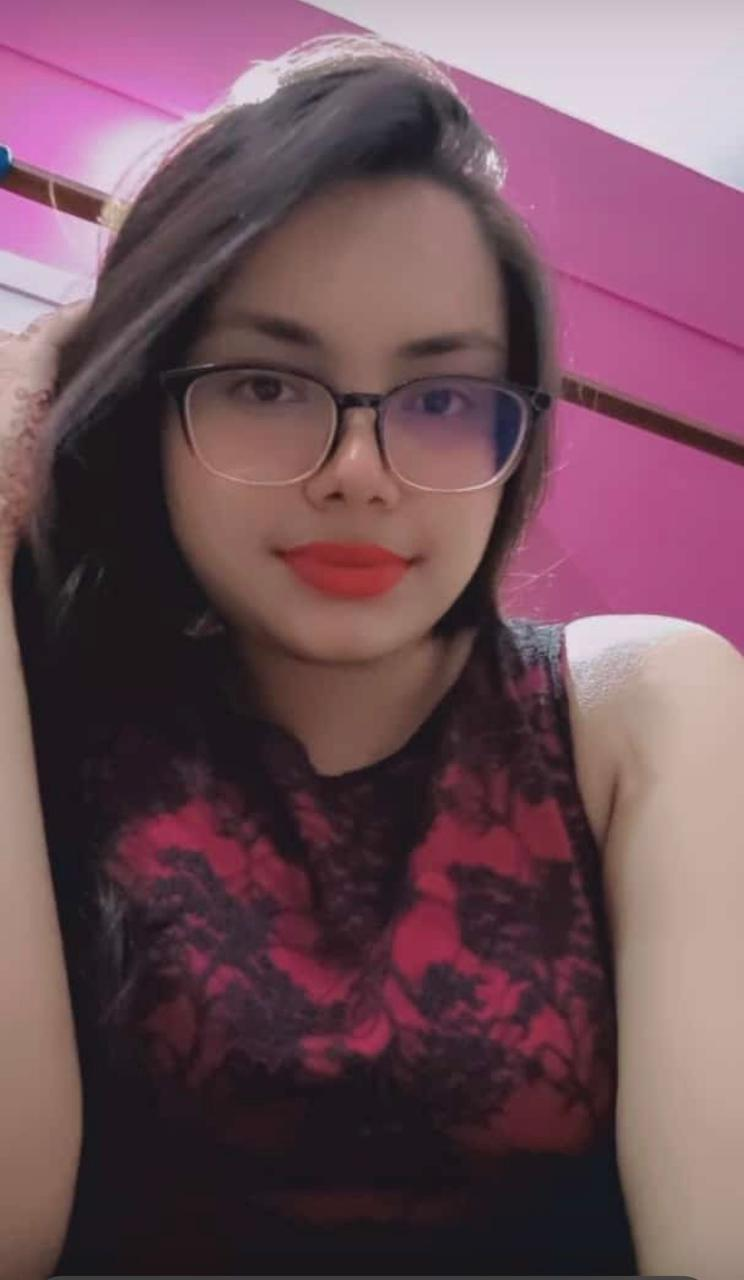
#> input picture sample4.jpg, 744 x 1280 px
$ python ex4.py
#> lines starting #> are read from the running program, lines starting #| are printed output that depends on the picture; after the words box and inside, x2 and y2 are one past the last pixel; in counts of white or black regions, pixels touching at a corner belong together
import cv2
#import imutils
img = cv2.imread("sample4.jpg")
#> img is the input picture: shape (1280, 744, 3); mean B, G, R 89.8, 79.4, 111.9
# [4 lines of commented-out code are left out]

grayImg = cv2.cvtColor(img,cv2.COLOR_BGR2GRAY)
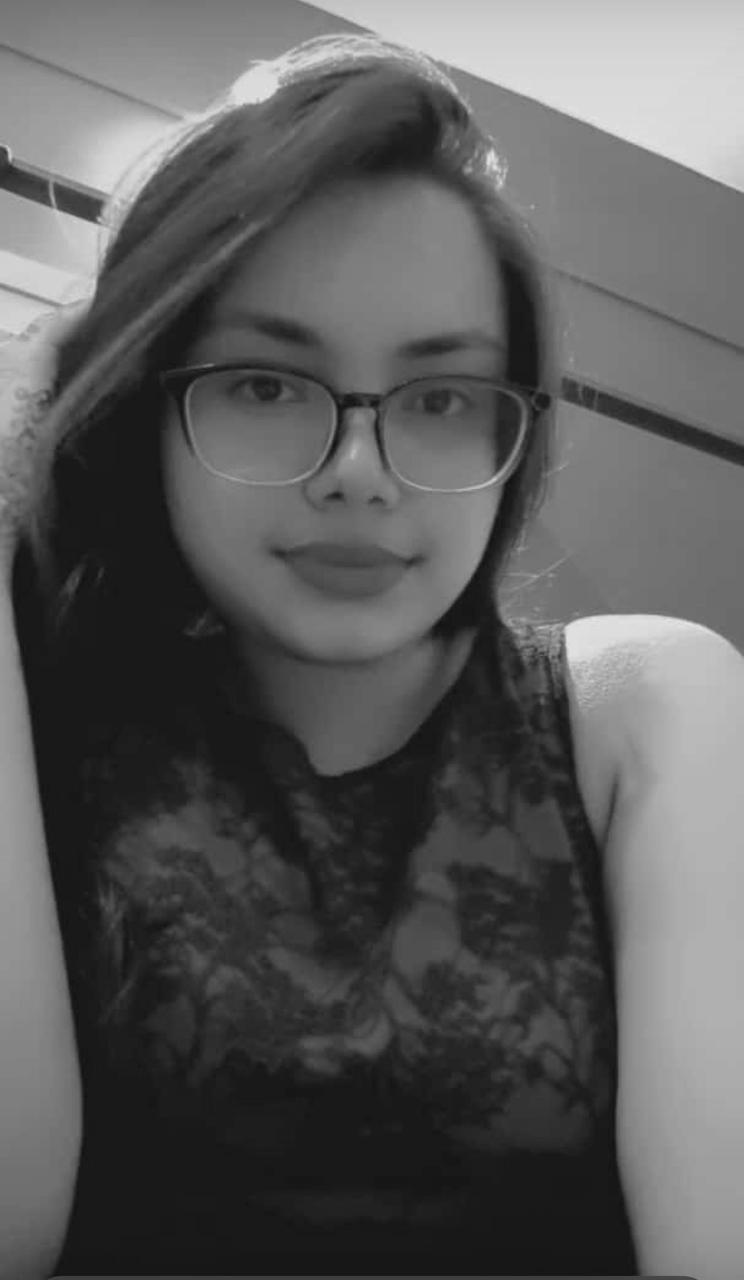
#> grayImg: shape (1280, 744); min 16, max 230, mean 90.3
thresImg = cv2.threshold(grayImg,80,225,cv2.THRESH_BINARY)[1]
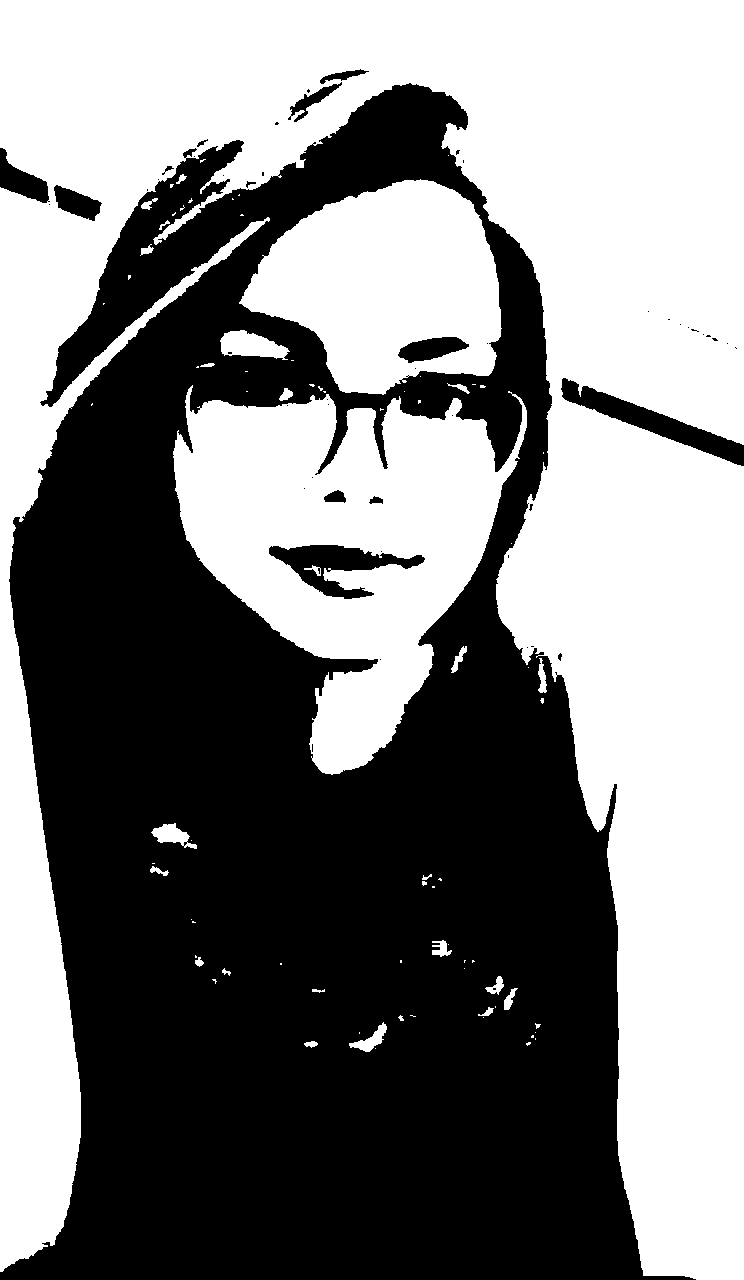
#> thresImg: shape (1280, 744); values 0 (black) and 225 (white), 50.6% white; 51 black regions (37 under 20 px), largest, box (x1, y1, x2, y2) and area: (0, 83, 696, 1280) 458103, (561, 378, 744, 466) 3845, (269, 545, 425, 599) 3486
cv2.imwrite("thresholdImage.jpg",thresImg)

$ run again, with image from Camera.jpg copied over sample4.jpg
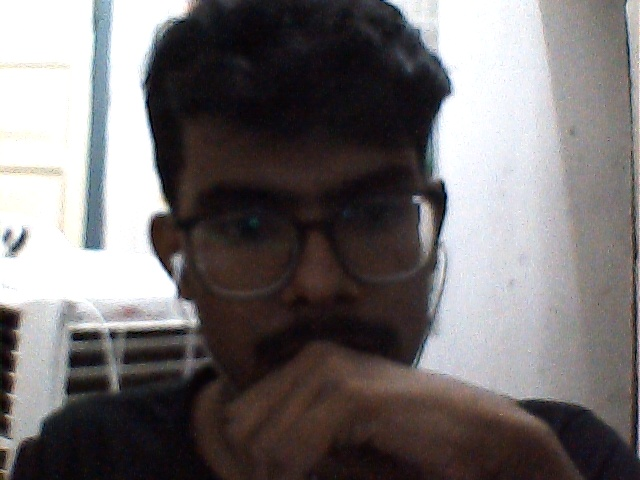
#> input picture image from Camera.jpg, 640 x 480 px
#> img is the input picture: shape (480, 640, 3); mean B, G, R 111.8, 111, 115.8
#> `thresImg = cv2.threshold(grayImg,80,225,cv2.THRESH_BINARY)[1]`:
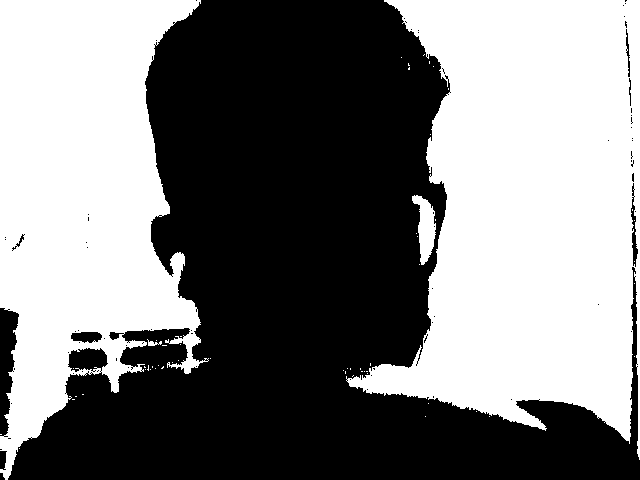
#> thresImg: shape (480, 640); values 0 (black) and 225 (white), 49.1% white; 57 white regions (53 under 20 px), largest, box (x1, y1, x2, y2) and area: (346, 0, 640, 460) 87432, (0, 0, 209, 480) 62342, (412, 195, 436, 265) 921, (147, 339, 162, 346) 49
